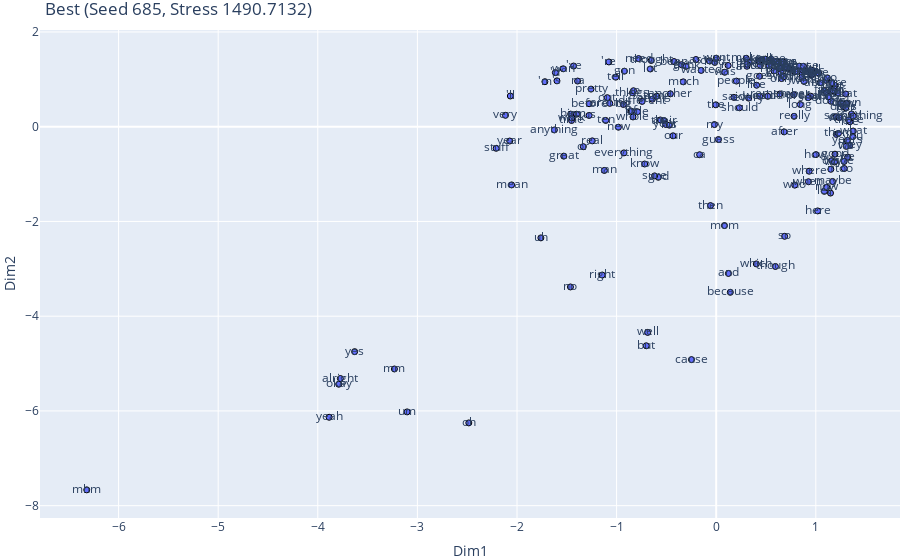
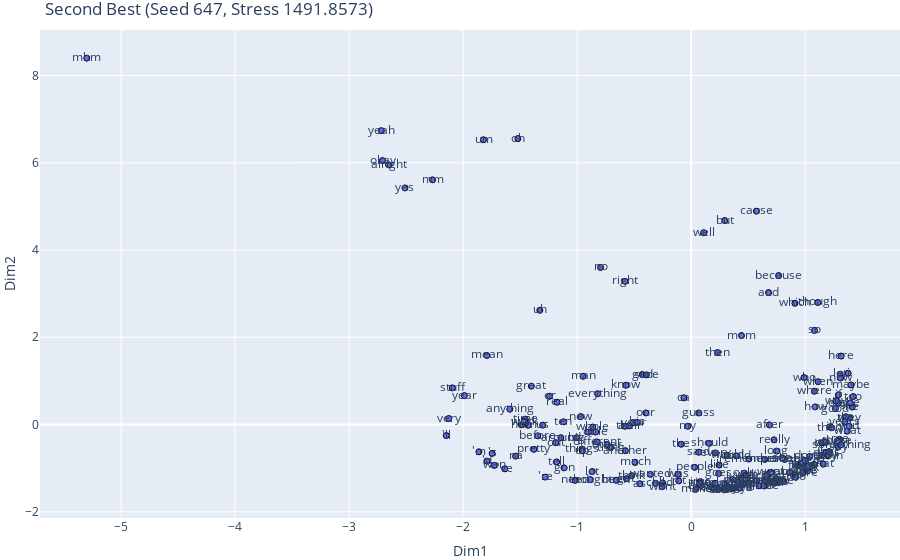
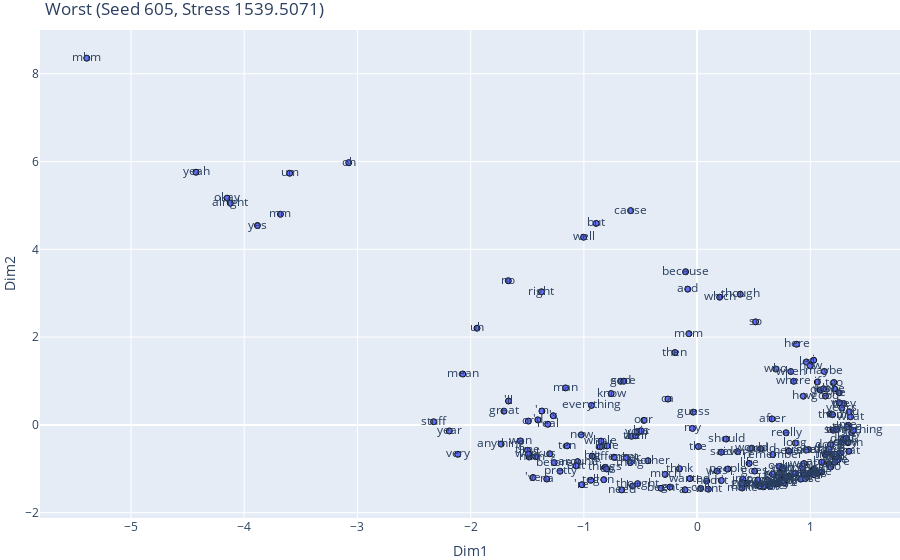

The notebook cell saved with these charts, in order:
### Code cell
sorted_log = sorted(log, key=lambda t: t[1])

best = sorted_log[0]
second_best = next(t for t in sorted_log[1:] if t[1] > best[1])
worst = sorted_log[-1]

selected = [("Best", best), ("Second Best", second_best), ("Worst", worst)]

for label, (seed, stress, coords) in selected:
    mds_df = pd.DataFrame(coords, columns=["Dim1", "Dim2"])
    mds_df["Label"] = labels  

    fig = px.scatter(
        mds_df, x="Dim1", y="Dim2", text="Label",
        title=f"{label} (Seed {seed}, Stress {stress:.4f})"
    )
    fig.update_traces(marker=dict(size=6, line=dict(width=1, color='black')))
    fig.update_layout(margin=dict(l=0, r=0, b=0, t=30))
    fig.show()

### Figure 1 — Plotly figure (JSON) as saved in the notebook; plotly's stock layout.template omitted (floating-point values rounded to 4 significant figures; data arrays with more than 128 entries replaced by an {"elided": "..."} marker saying what was removed)
{"data": [{"hovertemplate": "Dim1=%{x}<br>Dim2=%{y}<br>Label=%{text}<extra></extra>", "legendgroup": "", "marker": {"color": "#636efa", "line": {"color": "black", "width": 1}, "size": 6, "symbol": "circle"}, "mode": "markers+text", "name": "", "orientation": "v", "showlegend": false, "text": {"elided": "193 str values"}, "type": "scatter", "x": {"elided": "193 float values"}, "xaxis": "x", "y": {"elided": "193 float values"}, "yaxis": "y"}], "layout": {"autosize": true, "legend": {"tracegroupgap": 0}, "margin": {"b": 0, "l": 0, "r": 0, "t": 30}, "title": {"text": "Best (Seed 685, Stress 1490.7132)"}, "xaxis": {"anchor": "y", "autorange": true, "domain": [0, 1], "range": [-6.781, 1.837], "title": {"text": "Dim1"}, "type": "linear"}, "yaxis": {"anchor": "x", "autorange": true, "domain": [0, 1], "range": [-8.322, 2.103], "title": {"text": "Dim2"}, "type": "linear"}}}

### Figure 2 — Plotly figure (JSON) as saved in the notebook; plotly's stock layout.template omitted (floating-point values rounded to 4 significant figures; data arrays with more than 128 entries replaced by an {"elided": "..."} marker saying what was removed)
{"data": [{"hovertemplate": "Dim1=%{x}<br>Dim2=%{y}<br>Label=%{text}<extra></extra>", "legendgroup": "", "marker": {"color": "#636efa", "line": {"color": "black", "width": 1}, "size": 6, "symbol": "circle"}, "mode": "markers+text", "name": "", "orientation": "v", "showlegend": false, "text": {"elided": "193 str values"}, "type": "scatter", "x": {"elided": "193 float values"}, "xaxis": "x", "y": {"elided": "193 float values"}, "yaxis": "y"}], "layout": {"autosize": true, "legend": {"tracegroupgap": 0}, "margin": {"b": 0, "l": 0, "r": 0, "t": 30}, "title": {"text": "Second Best (Seed 647, Stress 1491.8573)"}, "xaxis": {"anchor": "y", "autorange": true, "domain": [0, 1], "range": [-5.703, 1.823], "title": {"text": "Dim1"}, "type": "linear"}, "yaxis": {"anchor": "x", "autorange": true, "domain": [0, 1], "range": [-2.209, 9.109], "title": {"text": "Dim2"}, "type": "linear"}}}

### Figure 3 — Plotly figure (JSON) as saved in the notebook; plotly's stock layout.template omitted (floating-point values rounded to 4 significant figures; data arrays with more than 128 entries replaced by an {"elided": "..."} marker saying what was removed)
{"data": [{"hovertemplate": "Dim1=%{x}<br>Dim2=%{y}<br>Label=%{text}<extra></extra>", "legendgroup": "", "marker": {"color": "#636efa", "line": {"color": "black", "width": 1}, "size": 6, "symbol": "circle"}, "mode": "markers+text", "name": "", "orientation": "v", "showlegend": false, "text": {"elided": "193 str values"}, "type": "scatter", "x": {"elided": "193 float values"}, "xaxis": "x", "y": {"elided": "193 float values"}, "yaxis": "y"}], "layout": {"autosize": true, "legend": {"tracegroupgap": 0}, "margin": {"b": 0, "l": 0, "r": 0, "t": 30}, "title": {"text": "Worst (Seed 605, Stress 1539.5071)"}, "xaxis": {"anchor": "y", "autorange": true, "domain": [0, 1], "range": [-5.796, 1.785], "title": {"text": "Dim1"}, "type": "linear"}, "yaxis": {"anchor": "x", "autorange": true, "domain": [0, 1], "range": [-2.188, 9.064], "title": {"text": "Dim2"}, "type": "linear"}}}
